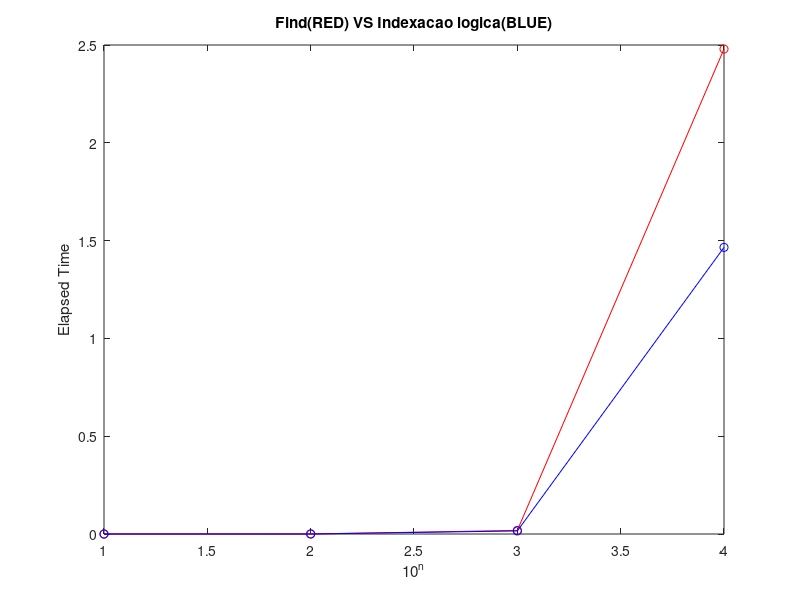

MATLAB code for this plot:
function [n,fd,il] = FindIdent()
  clear all, clc;
  n = zeros(1,4);
  fd = zeros(1,4);
  il = zeros(1,4);
  for i = 1 : 4
    n = 10^i;
    z = randn(n);
    tic();
    z(find(z>0));
    fd(i) = toc();
    tic();
    z(z>0);
    il(i) = toc();
  endfor
  
  grid on;
  plot (1:4,fd,"ro-"), hold on;
  plot (1:4,il,"bo-"), hold on;
  xlabel("10^n");
  ylabel("Elapsed Time");
  title ("Find(RED) VS Indexacao logica(BLUE)");
  %clear z n fd il;
  
endfunction